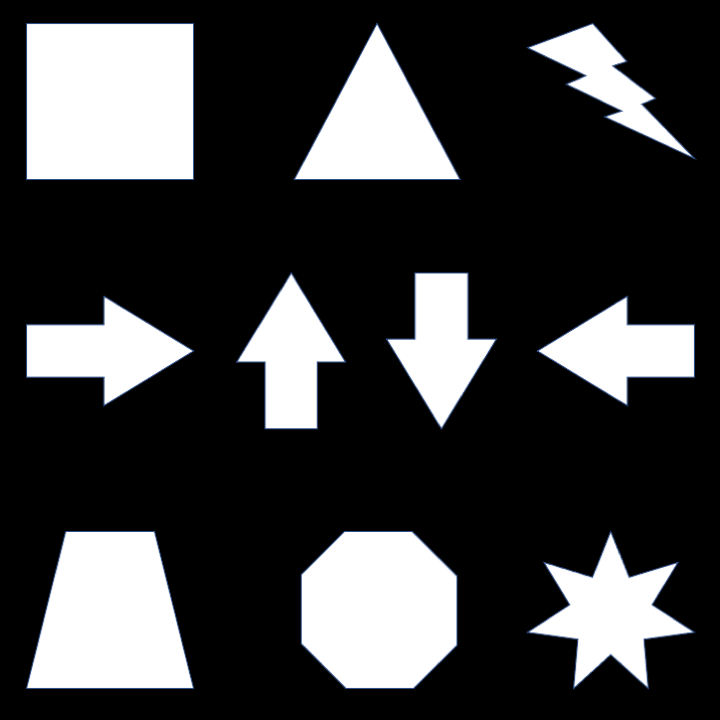
#> input picture shapes.png, 720 x 720 px
$ jupyter execute 'CV Question 1.ipynb'   (older library calls are emulated)
#> lines starting #> are read from the running program, lines starting #| are printed output that depends on the picture
[cell 1]
import cv2
import numpy as np
img_file='shapes.png'
image = cv2.imread(img_file)
#> image is the input picture: shape (720, 720, 3); mean B, G, R 64.3, 63.6, 63.3
gray_img = cv2.cvtColor(image, cv2.COLOR_BGR2GRAY)

[cell 2]
#gauskernel = (3, 3)
#blurimage = cv2.GaussianBlur(gray_img, gauskernel, 0)
kx = np.array([[-1, 0, 1], [-2, 0, 2], [-1, 0, 1]], dtype=np.float64)
ky = np.array([[-1, -2, -1], [0, 0, 0], [1, 2, 1]], dtype=np.float64)

[cell 3]
def compute_gradient_magnitude(gr_im, kx, ky):
    gx = cv2.filter2D(gr_im,cv2.CV_64F,kx)
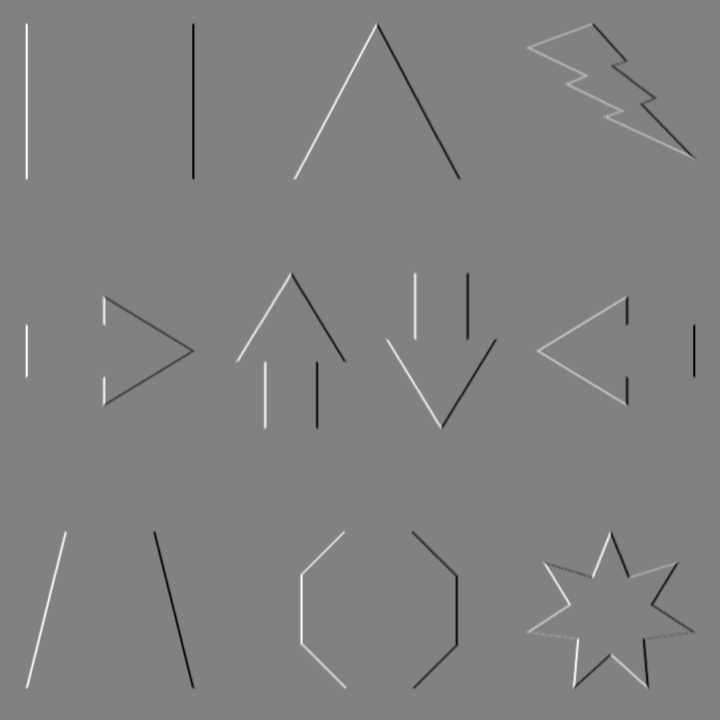
#> gx: shape (720, 720) float64; min -1004, max 976, mean 0; drawn with min black and max white
    gy = cv2.filter2D(gr_im,cv2.CV_64F,ky)
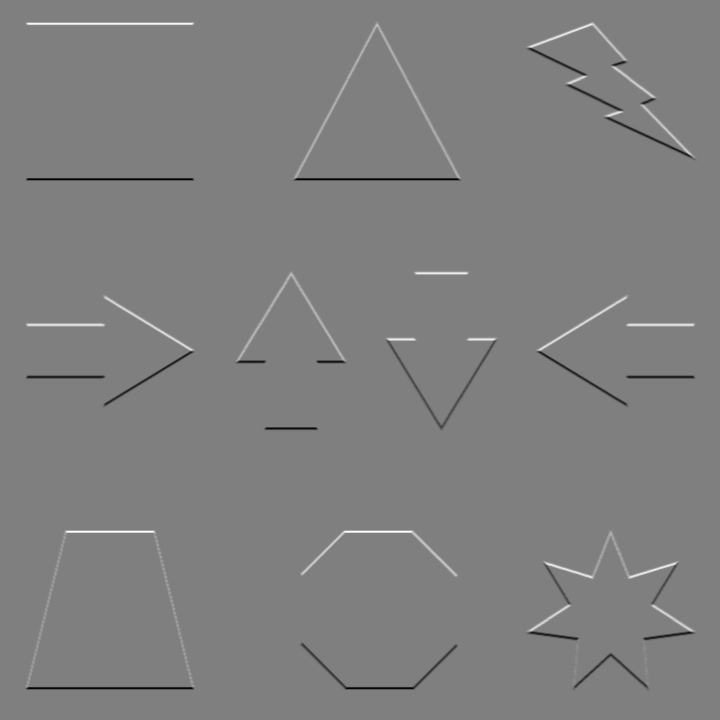
#> gy: shape (720, 720) float64; min -1020, max 1020, mean 0; drawn with min black and max white
    magnitude = np.sqrt((gx*gx)+(gy*gy))
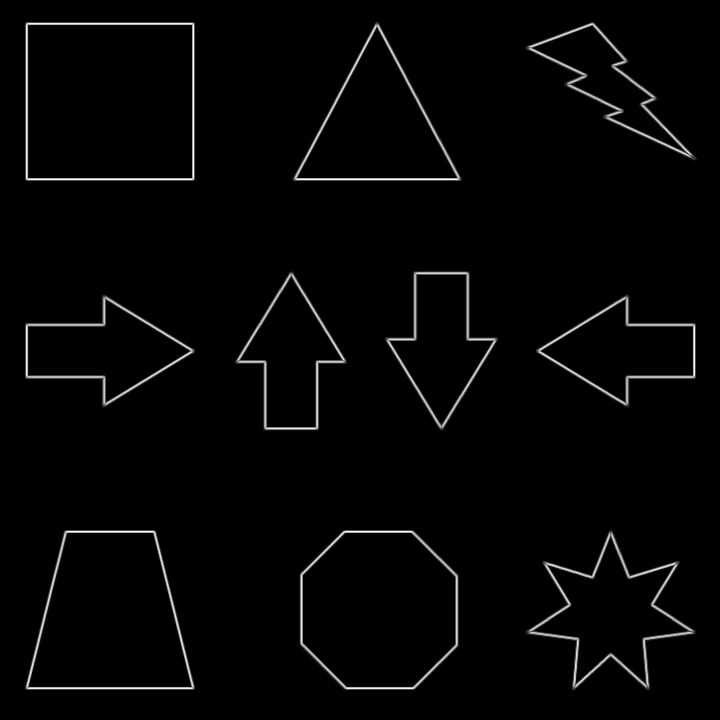
#> magnitude: shape (720, 720) float64; min 0, max 1020, mean 20.6; drawn with min black and max white
    return magnitude.astype(np.float64)

[cell 4]
def compute_gradient_direction(gr_im, kx, ky):
    gx = cv2.filter2D(gr_im,cv2.CV_64F,kx)
    gy = cv2.filter2D(gr_im,cv2.CV_64F,ky)
    direction = np.arctan2(gy, gx)
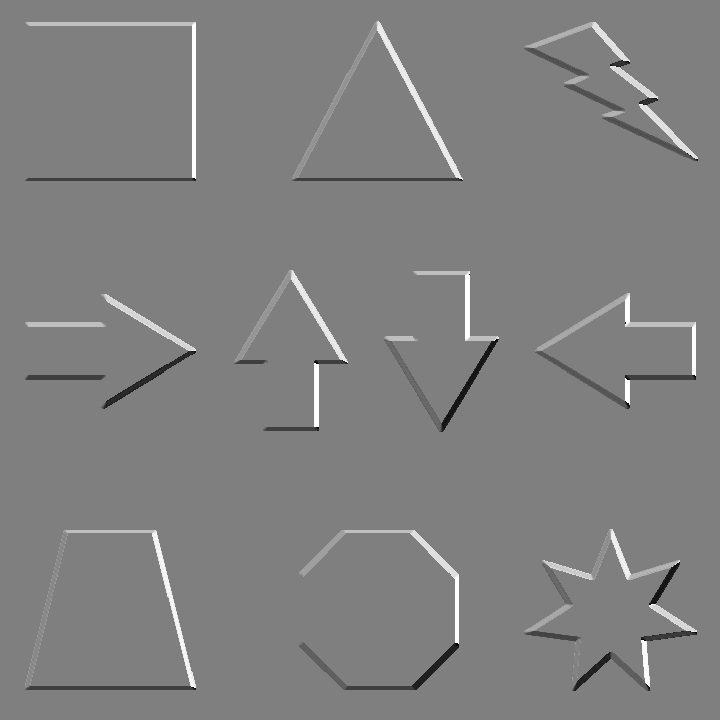
#> direction: shape (720, 720) float64; min -3.14, max 3.14, mean 0.025; drawn with min black and max white
    return direction.astype(np.float64)

[cell 5]
gradient_magnitude = compute_gradient_magnitude(gray_img, kx, ky)
gradient_direction = compute_gradient_direction(gray_img, kx, ky)

[cell 6]
(gradient_magnitude.shape, gradient_direction.shape)
#> Out = ((720, 720), (720, 720))

[cell 7]
(gray_img.shape)
#> Out = (720, 720)

[cell 8]
gradient_magnitude[gradient_magnitude > 1]

[cell 9]
gradient_direction[gradient_direction > 1]
#> Out = 11009 values, max 3.14 at index 531, min 1 at index 6350, mean 2.28
